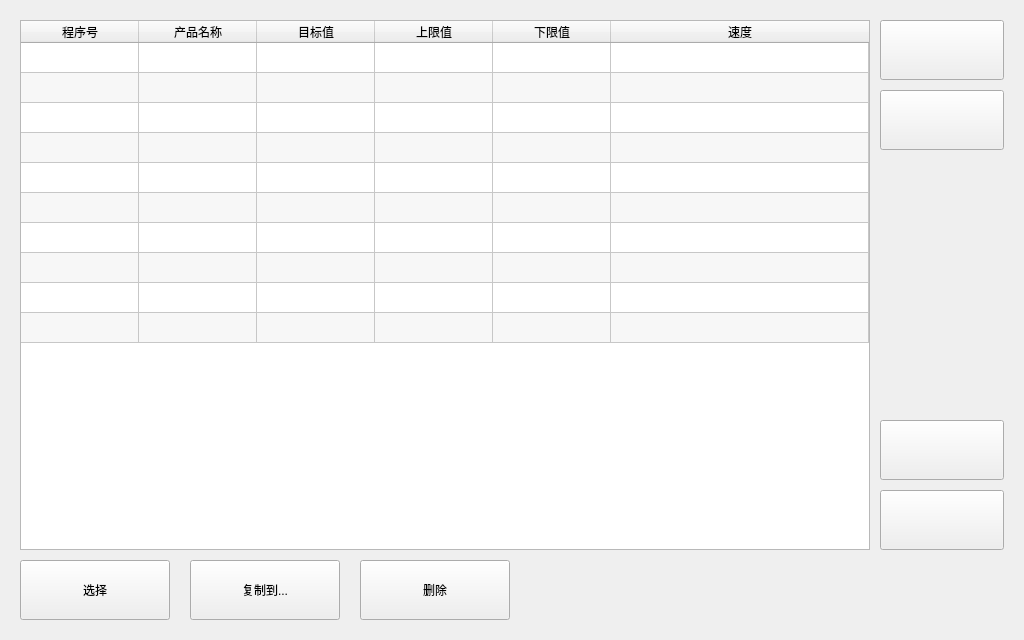
<?xml version="1.0" encoding="UTF-8"?>
<ui version="4.0">
 <class>FormMenuPList</class>
 <widget class="QWidget" name="FormMenuPList">
  <property name="geometry">
   <rect>
    <x>0</x>
    <y>0</y>
    <width>1024</width>
    <height>640</height>
   </rect>
  </property>
  <property name="windowTitle">
   <string>FormMenuPList</string>
  </property>
  <widget class="QPushButton" name="btn_sel">
   <property name="geometry">
    <rect>
     <x>20</x>
     <y>560</y>
     <width>150</width>
     <height>60</height>
    </rect>
   </property>
   <property name="text">
    <string>选择</string>
   </property>
  </widget>
  <widget class="QPushButton" name="btn_copy">
   <property name="geometry">
    <rect>
     <x>190</x>
     <y>560</y>
     <width>150</width>
     <height>60</height>
    </rect>
   </property>
   <property name="text">
    <string>复制到...</string>
   </property>
  </widget>
  <widget class="QPushButton" name="btn_del">
   <property name="geometry">
    <rect>
     <x>360</x>
     <y>560</y>
     <width>150</width>
     <height>60</height>
    </rect>
   </property>
   <property name="text">
    <string>删除</string>
   </property>
  </widget>
  <widget class="QPushButton" name="linedown">
   <property name="geometry">
    <rect>
     <x>880</x>
     <y>420</y>
     <width>124</width>
     <height>60</height>
    </rect>
   </property>
   <property name="text">
    <string/>
   </property>
   <property name="icon">
    <iconset resource="qrc.qrc">
     <normaloff>:/rc/icon/down.png</normaloff>:/rc/icon/down.png</iconset>
   </property>
   <property name="iconSize">
    <size>
     <width>40</width>
     <height>40</height>
    </size>
   </property>
   <property name="autoRepeat">
    <bool>true</bool>
   </property>
  </widget>
  <widget class="QPushButton" name="lineup">
   <property name="geometry">
    <rect>
     <x>880</x>
     <y>90</y>
     <width>124</width>
     <height>60</height>
    </rect>
   </property>
   <property name="text">
    <string/>
   </property>
   <property name="icon">
    <iconset resource="qrc.qrc">
     <normaloff>:/rc/icon/up.png</normaloff>:/rc/icon/up.png</iconset>
   </property>
   <property name="iconSize">
    <size>
     <width>40</width>
     <height>40</height>
    </size>
   </property>
   <property name="autoRepeat">
    <bool>true</bool>
   </property>
  </widget>
  <widget class="QPushButton" name="pageup">
   <property name="geometry">
    <rect>
     <x>880</x>
     <y>20</y>
     <width>124</width>
     <height>60</height>
    </rect>
   </property>
   <property name="text">
    <string/>
   </property>
   <property name="icon">
    <iconset resource="qrc.qrc">
     <normaloff>:/rc/icon/pageup.png</normaloff>:/rc/icon/pageup.png</iconset>
   </property>
   <property name="iconSize">
    <size>
     <width>40</width>
     <height>40</height>
    </size>
   </property>
   <property name="autoRepeat">
    <bool>true</bool>
   </property>
   <property name="autoRepeatInterval">
    <number>300</number>
   </property>
  </widget>
  <widget class="QPushButton" name="pagedown">
   <property name="geometry">
    <rect>
     <x>880</x>
     <y>490</y>
     <width>124</width>
     <height>60</height>
    </rect>
   </property>
   <property name="text">
    <string/>
   </property>
   <property name="icon">
    <iconset resource="qrc.qrc">
     <normaloff>:/rc/icon/pagedown.png</normaloff>:/rc/icon/pagedown.png</iconset>
   </property>
   <property name="iconSize">
    <size>
     <width>40</width>
     <height>40</height>
    </size>
   </property>
   <property name="autoRepeat">
    <bool>true</bool>
   </property>
   <property name="autoRepeatInterval">
    <number>300</number>
   </property>
  </widget>
  <widget class="QTableWidget" name="tableWidget">
   <property name="geometry">
    <rect>
     <x>20</x>
     <y>20</y>
     <width>850</width>
     <height>530</height>
    </rect>
   </property>
   <property name="verticalScrollBarPolicy">
    <enum>Qt::ScrollBarAlwaysOff</enum>
   </property>
   <property name="horizontalScrollBarPolicy">
    <enum>Qt::ScrollBarAlwaysOff</enum>
   </property>
   <property name="editTriggers">
    <set>QAbstractItemView::NoEditTriggers</set>
   </property>
   <property name="alternatingRowColors">
    <bool>true</bool>
   </property>
   <property name="selectionMode">
    <enum>QAbstractItemView::SingleSelection</enum>
   </property>
   <property name="selectionBehavior">
    <enum>QAbstractItemView::SelectRows</enum>
   </property>
   <property name="rowCount">
    <number>10</number>
   </property>
   <property name="columnCount">
    <number>6</number>
   </property>
   <attribute name="horizontalHeaderDefaultSectionSize">
    <number>118</number>
   </attribute>
   <attribute name="horizontalHeaderHighlightSections">
    <bool>false</bool>
   </attribute>
   <attribute name="horizontalHeaderStretchLastSection">
    <bool>true</bool>
   </attribute>
   <attribute name="verticalHeaderVisible">
    <bool>false</bool>
   </attribute>
   <row/>
   <row/>
   <row/>
   <row/>
   <row/>
   <row/>
   <row/>
   <row/>
   <row/>
   <row/>
   <column>
    <property name="text">
     <string>程序号</string>
    </property>
   </column>
   <column>
    <property name="text">
     <string>产品名称</string>
    </property>
   </column>
   <column>
    <property name="text">
     <string>目标值</string>
    </property>
   </column>
   <column>
    <property name="text">
     <string>上限值</string>
    </property>
   </column>
   <column>
    <property name="text">
     <string>下限值</string>
    </property>
   </column>
   <column>
    <property name="text">
     <string>速度</string>
    </property>
   </column>
  </widget>
 </widget>
 <resources>
  <include location="qrc.qrc"/>
 </resources>
 <connections/>
</ui>
